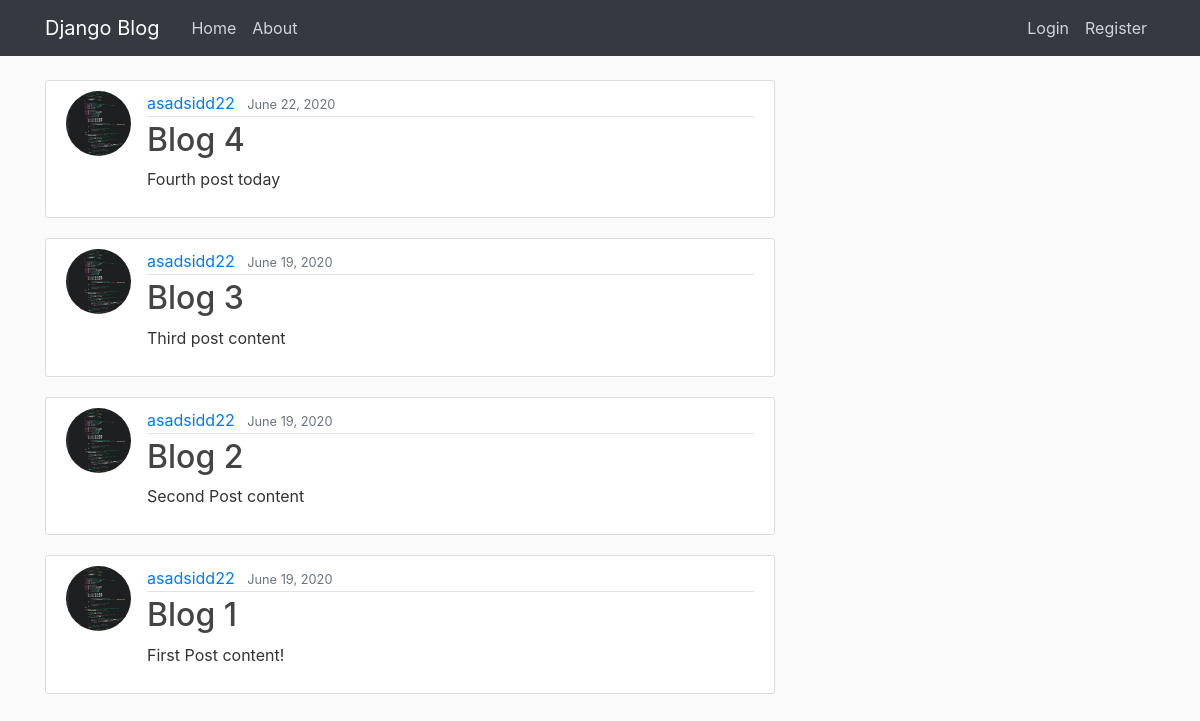
The app's page /, older data.
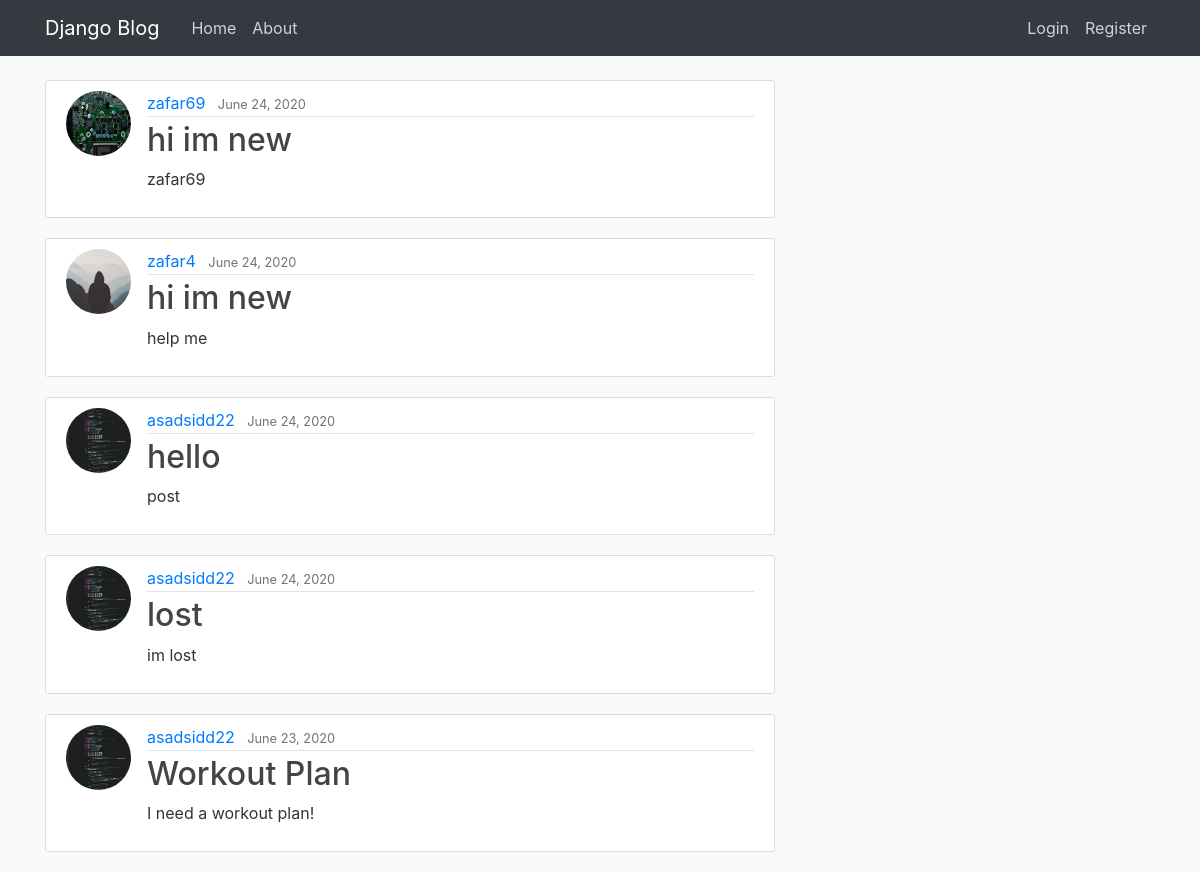
The same page, newer data.
### blog/models.py (models this page shows, shortened)
class Post(models.Model):
    title = models.CharField(max_length=100)
    content = models.TextField()
    date_posted = models.DateTimeField(default=timezone.now)
    author = models.ForeignKey(User, on_delete=models.CASCADE)

### users/models.py (models this page shows, shortened)
class Profile(models.Model):
    user= models.OneToOneField(User, on_delete=models.CASCADE)
    image = models.ImageField(default='default.jpg', upload_to='profile_pics')

### blog/views.py (the view)
# urls.py: path('', PostListView.as_view(), name='blog-home'),
class PostListView(ListView):
    model = Post
    template_name = 'blog/home.html'
    context_object_name = 'posts'
    ordering = ['-date_posted']
    paginate_by = 5

### blog/templates/blog/home.html
{% extends "blog/base.html" %}
{% block content %}
    {% for post in posts %}
    <article class="media content-section">
      <img class="rounded-circle article-img" src="{{ post.author.profile.image.url}}">
        <div class="media-body">
          <div class="article-metadata">
            <a class="mr-2" href="#">{{ post.author }}</a>
            <small class="text-muted">{{ post.date_posted|date:"F d, Y" }}</small>
          </div>
          <h2><a class="article-title" href="{% url 'post-detail' post.id %}">{{ post.title }}</a></h2>
          <p class="article-content">{{ post.content }}</p>
        </div>
      </article>
    {% endfor %}
{% endblock content %}

Row changes from the older to the newer data that the page shows:
removed Post: author.profile.image (picture), author "asadsidd22", date_posted "June 22, 2020", title "Blog 4", content "Fourth post today"
no longer on this page (row unchanged): Post: author.profile.image (picture), author "asadsidd22", date_posted "June 19, 2020", title "Blog 3", content "Third post content"
no longer on this page (row unchanged): Post: author.profile.image (picture), author "asadsidd22", date_posted "June 19, 2020", title "Blog 2", content "Second Post content"
no longer on this page (row unchanged): Post: author.profile.image (picture), author "asadsidd22", date_posted "June 19, 2020", title "Blog 1", content "First Post content!"
added Post: author.profile.image (picture), author "zafar69", date_posted "June 24, 2020", title "hi im new", content "zafar69"
added Post: author.profile.image (placeholder picture), author "zafar4", date_posted "June 24, 2020", title "hi im new", content "help me"
added Post: author.profile.image (picture), author "asadsidd22", date_posted "June 24, 2020", title "hello", content "post"
added Post: author.profile.image (picture), author "asadsidd22", date_posted "June 24, 2020", title "lost", content "im lost"
added Post: author.profile.image (picture), author "asadsidd22", date_posted "June 23, 2020", title "Workout Plan", content "I need a workout plan!"
